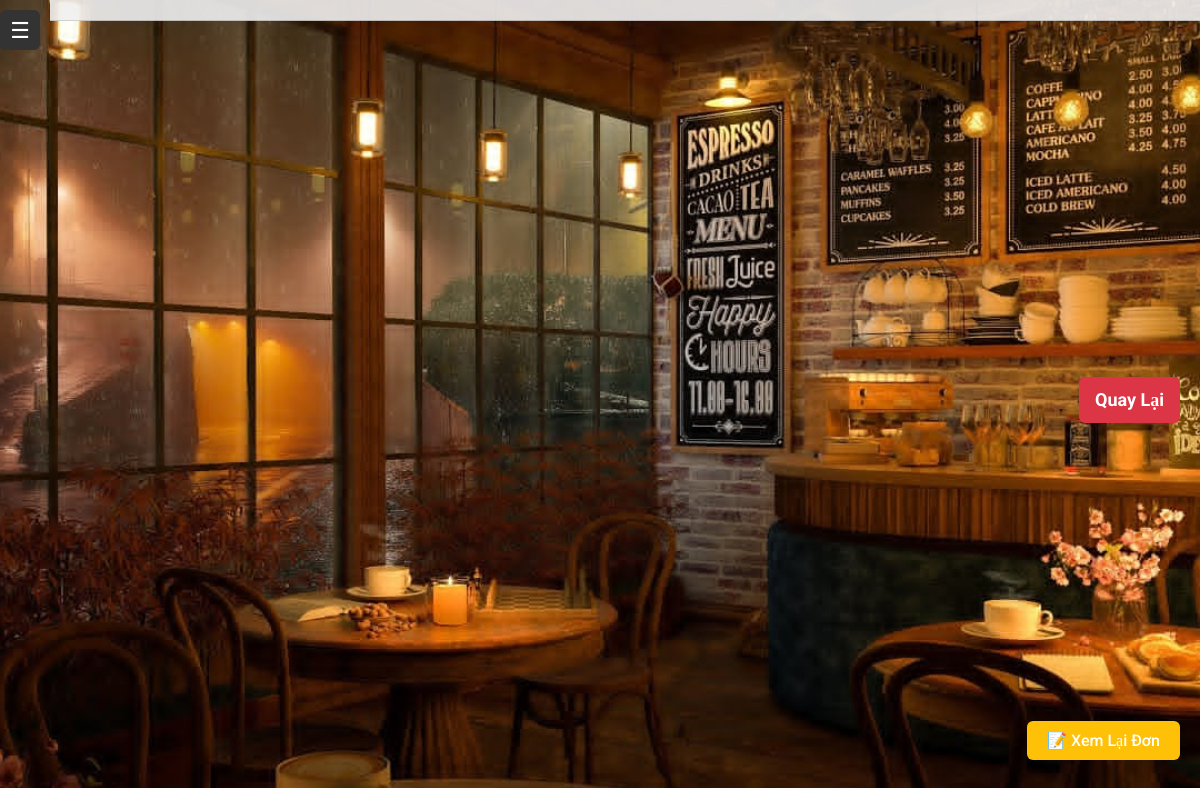
/waiter_ordering.php?table_id=6 (signed in), run on an earlier commit of the app's database.
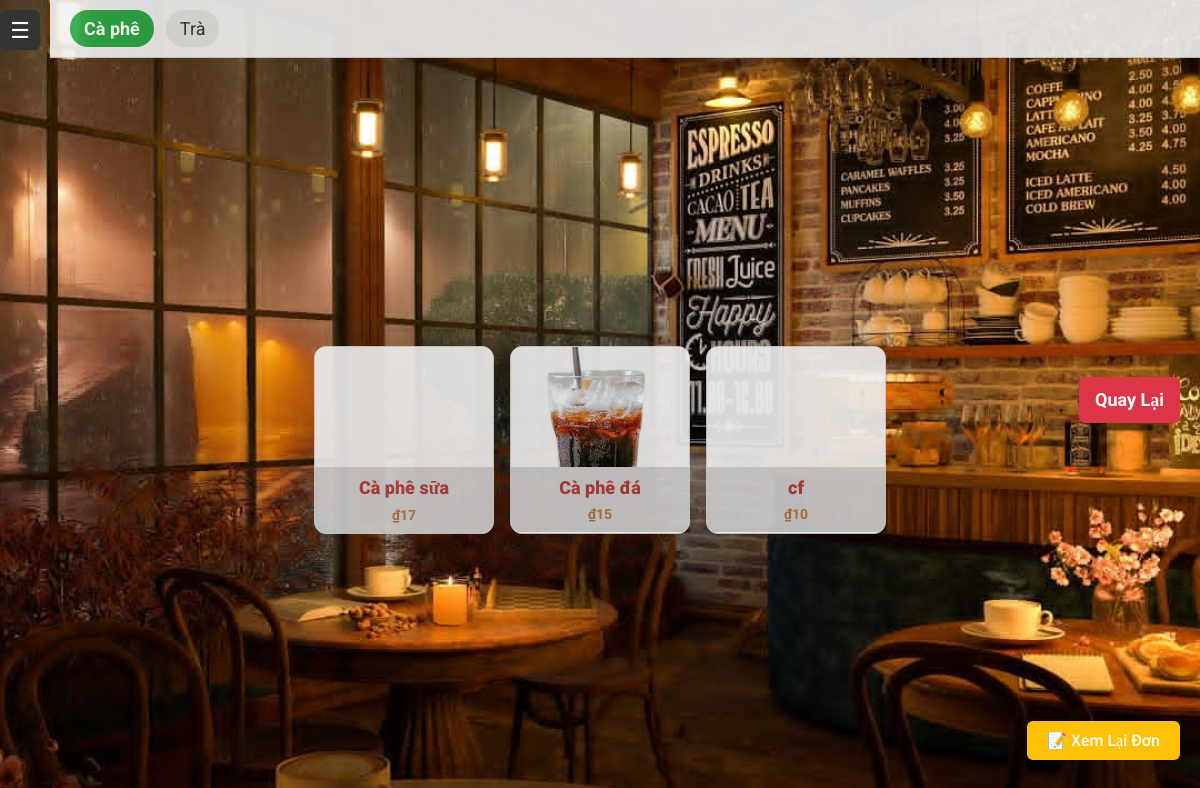
And on a later commit of the database.
### tables this page shows
CREATE TABLE `product_categories` (
  `id` int(11) NOT NULL,
  `name` varchar(100) NOT NULL
);

CREATE TABLE `products` (
  `id` int(11) NOT NULL,
  `name` varchar(255) NOT NULL,
  `category` varchar(255) NOT NULL,
  `price` decimal(10,2) NOT NULL,
  `options` varchar(255) NOT NULL,
  `description` varchar(255) NOT NULL,
  `deleted` tinyint(1) NOT NULL DEFAULT 0,
  `active` tinyint(4) DEFAULT 1,
  `image` varchar(255) DEFAULT NULL
);

### waiter_ordering.php (the view, shortened to what this page needs)
<?php
require_once 'config.php';
$table_id = isset($_GET['table_id']) ? intval($_GET['table_id']) : null;
$categories_result = $connection->query("SELECT * FROM product_categories");
$categories = $categories_result->fetch_all(MYSQLI_ASSOC);
$current_category_id = isset($_GET['category']) ? intval($_GET['category']) : ($categories[0]['id'] ?? null);
$t = intval($_GET['table_id'] ?? 0);
$stmt = $connection->prepare("SELECT * FROM tables WHERE id = ?");
$stmt->bind_param("i", $t);
$stmt->execute();
$table = $stmt->get_result()->fetch_assoc();
$table_cat = $table['table_category'];
$products = [];
if ($current_category_id) {
    $stmt = $connection->prepare("SELECT * FROM products WHERE category = ? AND deleted = 0");
    $stmt->bind_param("i", $current_category_id);
    $stmt->execute();
    $products_result = $stmt->get_result();
    $products = $products_result->fetch_all(MYSQLI_ASSOC);
}
?>
<!DOCTYPE html>
<html lang="en">
<head>
  <link rel="stylesheet" href="style.css">
  <link rel="stylesheet" href="waiter_ordering.css">
</head>
<body>
  <div id="sidebar" class="sidebar">
        <button class="toggle-btn" onclick="toggleSidebar()">☰</button>
    </div>
<div class="top-category-bar" style="position: fixed; top: 0; left: 50px; right: 0; background: #f0f0f0; padding: 10px 20px; display: flex; align-items: center; justify-content: space-between; z-index: 1000; border-bottom: 1px solid #ccc;">
    <div style="display: flex; gap: 12px; overflow-x: auto;">
      <?php foreach ($categories as $cat): ?>
        <a href="waiter_ordering.php?table_id=<?=$table_id?>&category=<?=$cat['id']?>"
          style="
            padding: 8px 14px;
            border-radius: 18px;
            text-decoration: none;
            white-space: nowrap;
            background-color: <?= ($current_category_id == $cat['id']) ? '#28a745' : '#e0e0e0' ?>;
            color: <?= ($current_category_id == $cat['id']) ? 'white' : '#333' ?>;
            font-weight: <?= ($current_category_id == $cat['id']) ? 'bold' : 'normal' ?>;
        ">
          <?= htmlspecialchars($cat['name']) ?>
        </a>
      <?php endforeach; ?>
    </div>
  </div>
<div class="product-grid" style="display: flex; flex-wrap: wrap; margin-top: 80px; gap: 16px; padding: 20px;">
        <?php foreach ($products as $product): ?>
            <div class="product-card"
                onclick="openOptionsPopup(<?= htmlspecialchars(json_encode($product)) ?>)">
                <div class="product-block" >
                    <img src="<?= htmlspecialchars($product['image'] ?? 'placeholder.png') ?>" alt=""
                        style="max-height: 100%; max-width: 100%;">
                </div>
                <div class="text-block" style="padding: 10px;">
                    <h4 style="margin: 0 0 8px;"><?= htmlspecialchars($product['name']) ?></h4>
                    <p style="margin: 0; font-weight: bold;">₫<?= number_format($product['price']) ?></p>
                </div>
            </div>
        <?php endforeach; ?>
    </div>
<div class="review-order-btn-container">
  <button onclick="openReview()" class="review-btn">📝 Xem Lại Đơn</button>
</div>
  <a href="table_management_waiter.php?category=<?=$table_cat?>"
    style="
      position: fixed;
      right: 20px;
      top: 50%;
      transform: translateY(-50%);
      background: #dc3545;
      color: white;
      padding: 12px 16px;
      border-radius: 6px;
      text-decoration: none;
      font-weight: bold;
      z-index: 1001;
    ">
  Quay Lại
</a>
</body>
</html>

### style.css (style rules this page uses)
* { margin: 0; padding: 0; box-sizing: border-box; font-family: "Roboto", serif; }
body { display: flex; justify-content: center; align-items: center; min-height: 100vh; background: #FBDB93; font-size: 18px; color: white; background-image: url("uploads/admin-page.jpg"); background-color: transparent; background-attachment: fixed; background-repeat: no-repeat; background-position: center; background-size: cover; }
button { width: 100%; padding: 12px; background: lightblue; border-radius: 6px; border: None; outline: None; font-size: 16px; color: white; margin-bottom: 20px; font-weight: 500; cursor: pointer; transition: 0.8s; }
p { font-size: 14px; text-align: center; margin-bottom: 10px; }
.sidebar { position: fixed; top: 10px; left: -250px; width: 250px; height: 100%; background-color: #333; color: white; transition: left 0.3s ease; padding-top: 20px; z-index: 1001; }
.sidebar .toggle-btn { position: absolute; top: 0; left: 100%; width: 40px; height: 40px; background-color: #333; color: white; border: none; cursor: pointer; display: flex; align-items: center; justify-content: flex-end; padding-right: 10px; font-size: 22px; z-index: 1001; transition: left 0.3s ease; }
.product-card { width: 180px; opacity: 0.9; border: 1px solid #ccc; border-radius: 12px; overflow: hidden; cursor: pointer; background:#fff; }
.product-card .product-block { width: 100%; padding: 0; margin: 0; overflow: hidden; }
.product-card .text-block { background: rgba(200,200,200); text-align: center; opacity: 0.9; }
.product-card .product-block img { display: block; width: 100%; height: auto; object-fit: cover; }
.text-block { background: rgb(253, 168, 12); opacity: 1; transition: 0.5s; }
.text-block h4 { text-align: center; font-size: 1; font-weight: 900; }
.text-block p { text-align: center; color: #A86523; font-size: 14px; }
.product-block { height: 120px; background: #eee; display: flex; align-items: center; justify-content: center }
.top-category-bar { display: flex; overflow-x: auto; background: #f2f2f2; padding: 10px; border-bottom: 2px solid #ccc; gap: 10px; }
.top-category-bar { position: fixed; top: 0; left: 50px; right: 0; background: #dddddd; opacity: 0.9; padding: 10px 20px; display: flex; align-items: center; border-bottom: 1px solid #ccc; z-index: 1000; }
h4 { color: brown; }

### waiter_ordering.css (style rules this page uses)
.top-category-bar { position: fixed; top: 0; left: 0; right: 0; background: #f8f9fa; padding: 10px 20px; display: flex; justify-content: center; border-bottom: 1px solid #ccc; z-index: 1000; }
.review-order-btn-container { position: fixed; bottom: 20px; right: 20px; }
.review-btn { background: #ffc107; padding: 10px 20px; font-size: 16px; border: none; border-radius: 6px; }

### waiter_ordering.php (style rules this page uses)
body { background-image: url("uploads/waiter-page.jpg"); background-color: transparent; background-repeat: no-repeat; background-position: center; background-size: cover; }

What changed in the data, as far as the page shows it:
added product_categories: name "Cà phê"
added product_categories: name "Trà"
now on this page (row unchanged): products: name "Cà phê sữa", price "17"
now on this page (row unchanged): products: image (picture), name "Cà phê đá", price "15"
now on this page (row unchanged): products: name "cf", price "10"
